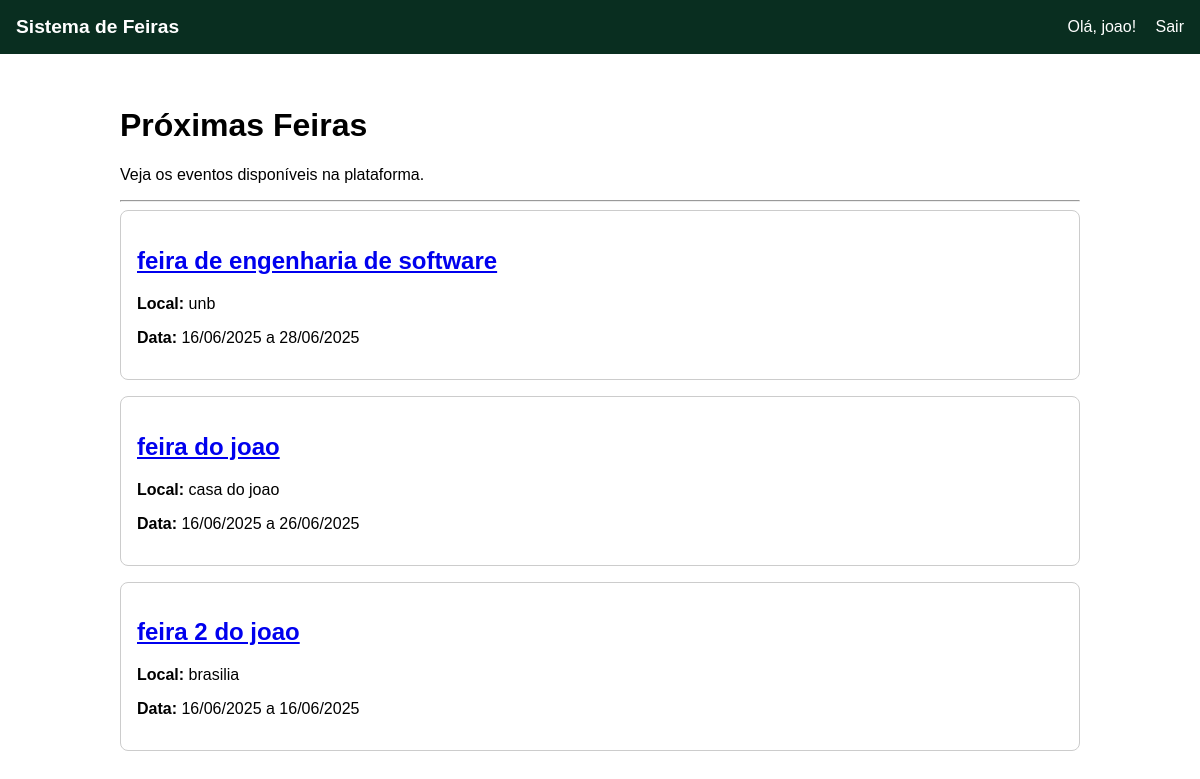
The app's page / (signed in) with its own data.
### core/models.py (models this page shows, shortened)
class Feira(models.Model):
    nome = models.CharField(max_length=100)
    descricao = models.TextField()
    localidade = models.CharField(max_length=200)
    data_inicio = models.DateField()
    data_fim = models.DateField()

### core/views.py (the view)
# urls.py: path('', views.pagina_inicial, name='inicio'),
def pagina_inicial(request):
    lista_de_feiras = Feira.objects.all().order_by('-data_inicio')
    context = {
        'feiras': lista_de_feiras,
    }
    return render(request, 'core/pagina_inicial.html', context)

### core/templates/core/pagina_inicial.html (shortened to what this page needs)
{% extends 'core/base.html' %}
{% block content %}
    <h1>Próximas Feiras</h1>
    <p>Veja os eventos disponíveis na plataforma.</p>
    <hr>
    {% if feiras %}
        {% for feira in feiras %}
            <div class="feira-card" style="border: 1px solid #ccc; padding: 1em; margin-bottom: 1em; border-radius: 8px;">
                <h2>
                    <a href="{% url 'detalhes_feira' feira.id %}">{{ feira.nome }}</a>
                </h2>
                <p><strong>Local:</strong> {{ feira.localidade }}</p>
                <p><strong>Data:</strong> {{ feira.data_inicio|date:"d/m/Y" }} a {{ feira.data_fim|date:"d/m/Y" }}</p>
            </div>
        {% endfor %}
    {% else %}
        <p>Nenhuma feira encontrada no momento.</p>
    {% endif %}
{% endblock %}

### core/templates/core/base.html (shortened to what this page needs)
<!DOCTYPE html>
<html lang="pt-br">
<head>
</head>
<body>
    <header>
        <div class="logo">
            <a href="{% url 'inicio' %}">Sistema de Feiras</a>
        </div>
        <nav class="user-nav">
            {% if user.is_authenticated %}
                <span>Olá, {{ user.username }}!</span>
                <form action="{% url 'logout' %}" method="post" style="display: inline; margin-left: 15px;">
                    <button type="submit" style="background: none; border: none; color: white; cursor: pointer; padding: 0; font-size: inherit; font-family: inherit;">
                        Sair
                    </button>
                </form>
            {% else %}
                <a href="{% url 'login' %}">Entrar</a>
            {% endif %}
        </nav>
    </header>
    <main class="main-content">
        {% block content %}
        {% endblock %}
    </main>
</body>
</html>

### core/templates/core/base.html (style rules this page uses)
body { font-family: sans-serif; margin: 0; }
header { background-color: #092E20; color: white; padding: 1em; display: flex; justify-content: space-between; align-items: center; }
header a { color: white; text-decoration: none; }
.logo a { font-weight: bold; font-size: 1.2em; }
.main-content { padding: 2em; max-width: 960px; margin: auto; }

### records on screen
Feira: nome "feira de engenharia de software", localidade "unb", data_inicio "16/06/2025", data_fim "28/06/2025"
Feira: nome "feira do joao", localidade "casa do joao", data_inicio "16/06/2025", data_fim "26/06/2025"
Feira: nome "feira 2 do joao", localidade "brasilia", data_inicio "16/06/2025", data_fim "16/06/2025"

### other values on screen
{{ user.username }} "joao"
